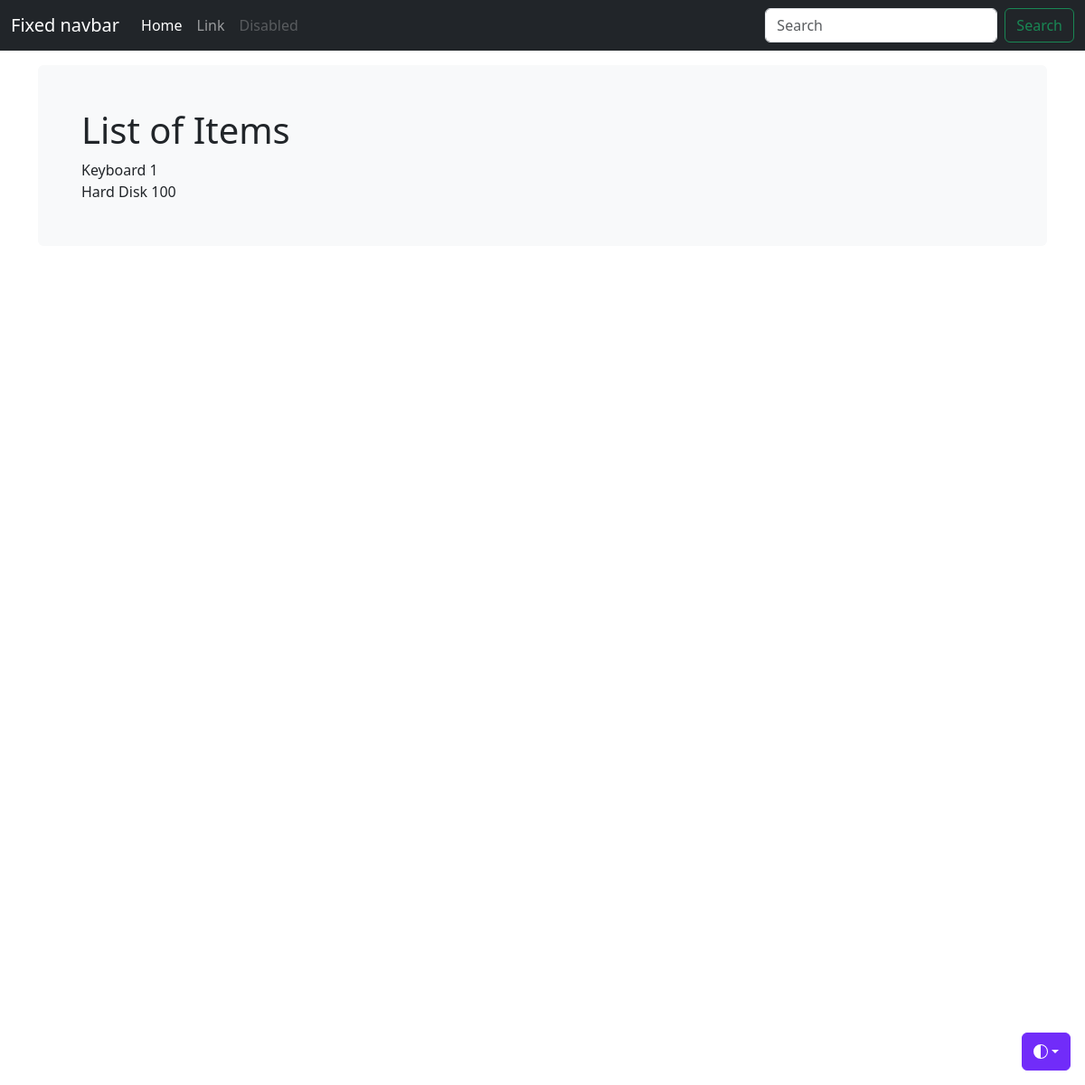
/list_items/, run on an earlier commit of the app's database.
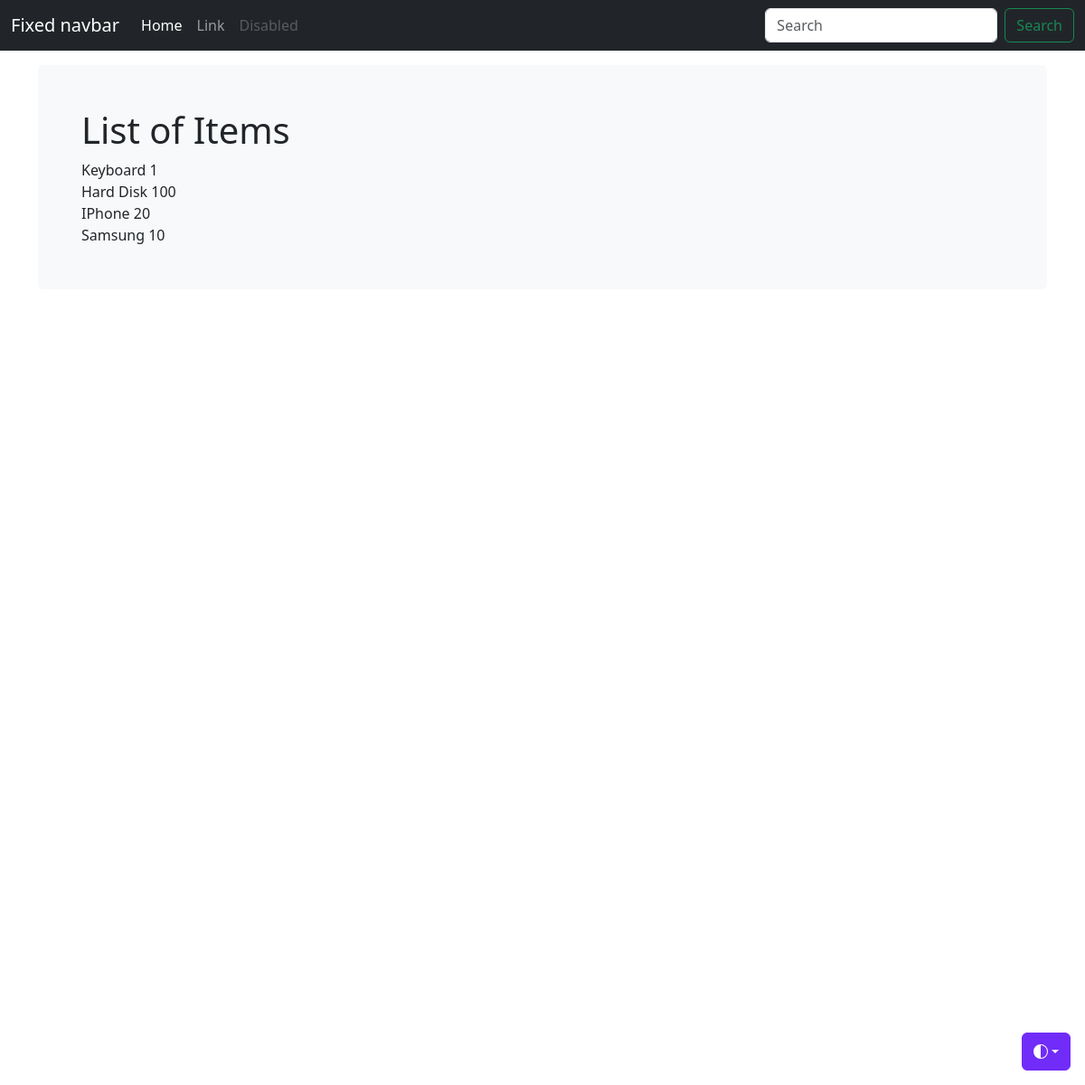
And on a later commit of the database.
### stockmgmt/models.py (models this page shows, shortened)
class Stock(models.Model):
    category = models.CharField(max_length=50, blank=False, null=True)
    item_name = models.CharField(max_length=50, blank=False, null=True)
    quantity = models.IntegerField(null=True, blank=True, default="0")
    receive_quantity = models.IntegerField(null=True, blank=True, default="0")
    receive_by = models.CharField(max_length=50, null=True, blank=True)
    issue_quantity = models.IntegerField(null=True, blank=True, default="0")
    issue_by = models.CharField(max_length=50, null=True, blank=True)
    issue_to = models.CharField(max_length=50, null=True, blank=True)
    phone_number = models.CharField(max_length=50, blank=True, null=True)
    created_by = models.CharField(max_length=50, blank=True, null=True)
    reorder_level = models.IntegerField(null=True, blank=True, default="0")
    last_updated_by = models.DateTimeField(auto_now_add=False, auto_now=True)
    export_to_CSV = models.BooleanField(default=False)

### stockmgmt/views.py (the view)
# urls.py: path("list_items/", views.list_items, name='list_items'),
def list_items(request):
    title = "List of Items"
    queryset = Stock.objects.all()
    context = {
        "title": title,
        "queryset": queryset,
    }
    return render(request, "list_items.html", context)

### stockmgmt/templates/list_items.html (shortened to what this page needs)
<!DOCTYPE html>
{% load static %}
<html lang="en" data-bs-theme="auto">
  <head>
    <link
      rel="stylesheet"
      href="https://cdn.jsdelivr.net/npm/@docsearch/css@3"
    />
    <link rel="stylesheet" href="{% static 'css/stylesheet.css' %}" />
    <link rel="stylesheet" href="{% static 'css/bootstrap.min.css' %}" />
    <link rel="stylesheet" href="{% static 'css/navbar-fixed.css' %}" />
  </head>
  <body>
    <div
      class="dropdown position-fixed bottom-0 end-0 mb-3 me-3 bd-mode-toggle"
    >
      <button
        class="btn btn-bd-primary py-2 dropdown-toggle d-flex align-items-center"
        id="bd-theme"
        type="button"
        aria-expanded="false"
        data-bs-toggle="dropdown"
        aria-label="Toggle theme (auto)"
      >
        <svg class="bi my-1 theme-icon-active" width="1em" height="1em">
          <use href="#circle-half"></use>
        </svg>
      </button>
    </div>
    <nav class="navbar navbar-expand-md navbar-dark fixed-top bg-dark">
      <div class="container-fluid">
        <a class="navbar-brand" href="#">Fixed navbar</a>
        <div class="collapse navbar-collapse" id="navbarCollapse">
          <ul class="navbar-nav me-auto mb-2 mb-md-0">
            <li class="nav-item">
              <a class="nav-link active" aria-current="page" href="#">Home</a>
            </li>
            <li class="nav-item">
              <a class="nav-link" href="#">Link</a>
            </li>
            <li class="nav-item">
              <a class="nav-link disabled" aria-disabled="true">Disabled</a>
            </li>
          </ul>
          <form class="d-flex" role="search">
            <input
              class="form-control me-2"
              type="search"
              placeholder="Search"
              aria-label="Search"
            />
            <button class="btn btn-outline-success" type="submit">
              Search
            </button>
          </form>
        </div>
      </div>
    </nav>
    <main class="container">
      <div class="bg-body-tertiary p-5 rounded">
        <h1>{{title}}</h1>
        {% for instance in queryset %} {{instance.item_name}}
        {{instance.quantity}}<br />
        {% endfor %}
      </div>
    </main>
  </body>
</html>

### stockmgmt/static/css/stylesheet.css (style rules this page uses)
body { background-color: aquamarine; }

### stockmgmt/static/css/navbar-fixed.css (style rules this page uses)
body { min-height: 75rem; padding-top: 4.5rem; }

### stockmgmt/templates/list_items.html (style rules this page uses)
.bi { vertical-align: -0.125em; fill: currentColor; }
.btn-bd-primary { --bd-violet-bg: #712cf9; --bd-violet-rgb: 112.520718, 44.062154, 249.437846; --bs-btn-font-weight: 600; --bs-btn-color: var(--bs-white); --bs-btn-bg: var(--bd-violet-bg); --bs-btn-border-color: var(--bd-violet-bg); --bs-btn-hover-color: var(--bs-white); --bs-btn-hover-bg: #6528e0; --bs-btn-hover-border-color: #6528e0; --bs-btn-focus-shadow-rgb: var(--bd-violet-rgb); --bs-btn-active-color: var(--bs-btn-hover-color); --bs-btn-active-bg: #5a23c8; --bs-btn-active-border-color: #5a23c8; }
.bd-mode-toggle { z-index: 1500; }

What changed in the data, as far as the page shows it:
added Stock: item_name "IPhone", quantity "20"
added Stock: item_name "Samsung", quantity "10"
